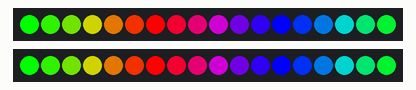
Simulated run of this sketch. Board: Arduino Uno, built with avr-gcc and run on an emulated ATmega328P. Shown: 2 × 18 RGB LEDs in strip order, left to right.

Above: at 0.16 s.
At 5.09 s:
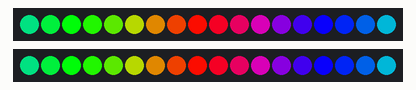
At 10.03 s:
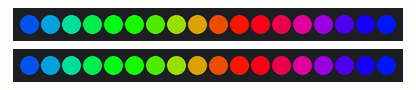
At 20.21 s:
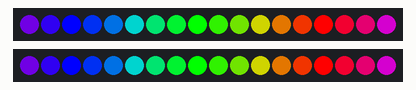
At 31.01 s:
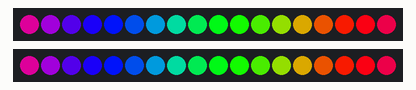
At 39.34 s:
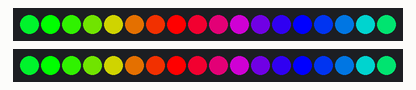

The sketch:

rainbow_effect.ino
```cpp
#include "FastLED.h"
#include <EEPROM.h>
#define NUM_LEDS 18          // how many lights the strip has
#define DATA_PIN1 7
#define DATA_PIN2 4//connected to data pin 6
CRGB leds1[NUM_LEDS];         //led array
CRGB leds2[NUM_LEDS];

void setup() {
  // put your setup code here, to run once:
  FastLED.addLeds<WS2812B, DATA_PIN1, GRB>(leds1, NUM_LEDS);   //adds the type/# of leds and where the data for them are stores
  FastLED.addLeds<WS2812B, DATA_PIN2, GRB>(leds2, NUM_LEDS);
  fill_solid(leds1, NUM_LEDS, CRGB(255,0,0));
  fill_solid(leds2, NUM_LEDS, CRGB(255,0,0));
  FastLED.show();

}

void loop() {
   rainbowCycle(20);
}

void showStrip() {
   FastLED.show();
}

void setPixel(int Pixel, byte red, byte green, byte blue) {
   leds1[Pixel].r = red;
   leds1[Pixel].g = green;
   leds1[Pixel].b = blue;
   leds2[Pixel].r = red;
   leds2[Pixel].g = green;
   leds2[Pixel].b = blue;
}

void setAll(byte red, byte green, byte blue) {
  for(int i = 0; i < NUM_LEDS; i++ ) {
    setPixel(i, red, green, blue);
  }
  showStrip();
}

byte * Wheel(byte WheelPos) {
  static byte c[3];

  if(WheelPos < 85) {
   c[0]=WheelPos * 3;
   c[1]=255 - WheelPos * 3;
   c[2]=0;
  } else if(WheelPos < 170) {
   WheelPos -= 85;
   c[0]=255 - WheelPos * 3;
   c[1]=0;
   c[2]=WheelPos * 3;
  } else {
   WheelPos -= 170;
   c[0]=0;
   c[1]=WheelPos * 3;
   c[2]=255 - WheelPos * 3;
  }

  return c;
}

void rainbowCycle(int SpeedDelay) {
  byte *c;
  uint16_t i, j;

  for(j=0; j<256*5; j++) { // 5 cycles of all colors on wheel
    for(i=0; i< NUM_LEDS; i++) {
      c=Wheel(((i * 256 / NUM_LEDS) + j) & 255);
      setPixel(i, *c, *(c+1), *(c+2));
    }
    showStrip();
    delay(SpeedDelay);
  }
}
```
